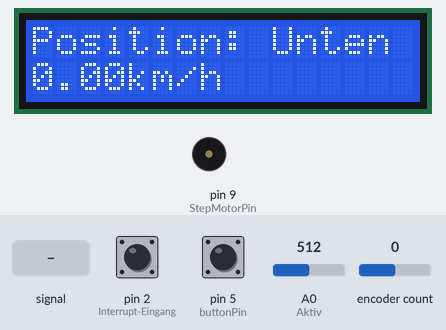
Bench run of a sketch on a simulated Arduino Uno, built with avr-gcc and run on an emulated ATmega328P. Shown: 16×2 character LCD, buzzer (waves = sounding). The test bench sets the inputs (shaded band); at power-on: pin 5 (buttonPin) HIGH, encoder count 0, pin 2 (Interrupt-Eingang) LOW, A0 (Aktiv) = 512. EEPROM starts erased.

Above: at 2.3 s.
2.4 s: A0 (Aktiv) fed a 200 Hz sine of ±81 counts around its level
At 2.57 s:
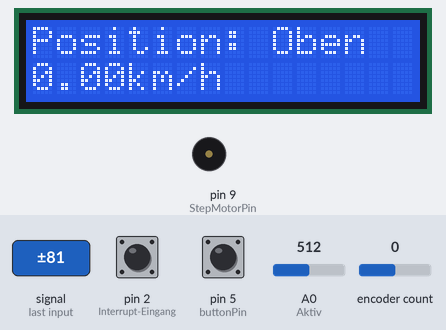
5.4 s: pin 5 (buttonPin) pulled LOW for 3.2 s
At 9.1 s:
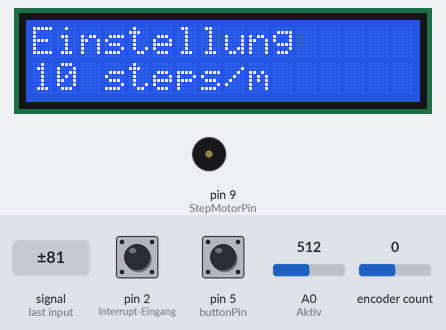
10.1 s: pin 5 (buttonPin) pulled LOW for 0.15 s
At 11.4 s:
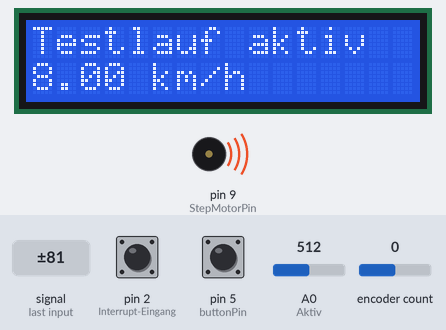
12.3 s: pin 5 (buttonPin) pulled LOW for 1 s
At 12.8 s:
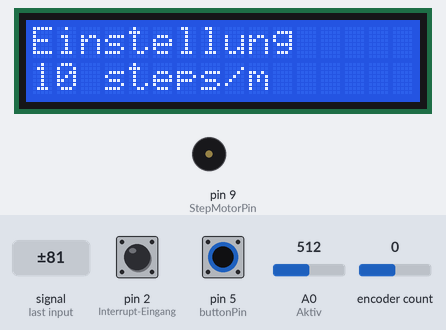
14.8 s: encoder count set to -1
At 15.8 s:
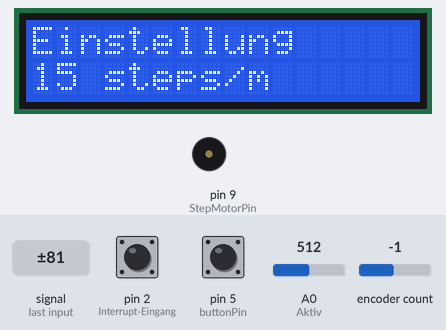
16.3 s: encoder count set to -2
At 17.0 s:
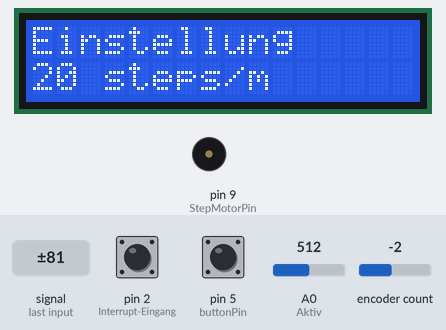
Timing chart, 0 to 19.3 s (numbered marks = the images above; inputs shaded):
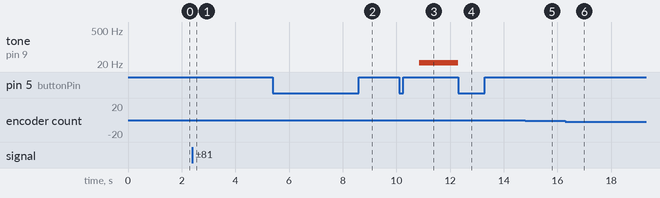

Measured:
- after the input at 2.4 s, the display: changes at once (image 1)
- after the input at 5.4 s, the display: changes after 3.1 s (image 2)
- after the input at 10.1 s, tone on pin 9 (StepMotorPin): silent → 22 Hz after 0.75 s; the display: changes after 0.05 s (image 3)
- after the input at 12.3 s, tone on pin 9 (StepMotorPin): 22 Hz → silent at once; the display: changes at once (image 4)
- after the input at 14.8 s, the display: changes at once (image 5)

The sketch:

Version1.0.ino
```cpp
#include <LiquidCrystal_I2C.h>  //SDA = A4; SCL= A5
#include <Encoder.h>
#include <Tone.h>
#include <EEPROM.h>

// Hinweis: Ena+ und Ena- sind auf Masse zu legen (Motorsteuerung)

// Drehgeber (Encoder) zur Einstellung im Menü
Encoder myEnc(3, 4);  // Encoder-Pins: CLK = Pin 3, DT = Pin 4

// Taster zur Starten des Einstellmodus (langer Druck)
const int buttonPin = 5;

// Eingang zur Erkennung des Arbeits- oder Ruhemodus
const int Aktiv = A0;

// Pin für Frequenzsignal an Schrittmotor (über Timer 1)
const int StepMotorPin = 9;

const int maxStepsPerMeter = 500, minStepsPerMeter = 10;  // Schritte pro Meter (einstellbar), Standard: 250
const int EEPROM_ADDR_STEPS = 0;  // Speicherstelle 0 falls es nicht mehr gespeichert wird einfach auf einen anderen Speicherstelle gesetzt werden.
int StepsPerMeter;

double MeterPerSec = 0;               // Geschwindigkeit in m/s
Tone PulsGeber;                       // Objekterzeugung für Frequenz-Ausgabe (Ton/Schrittmotor)

const int freqRampe    = 100;         // Max. Erhöhung der Frequenz pro Rampenschritt
int RampenAufloesung   = 1000;        // Intervall in ms zwischen Frequenzanpassungen (Rampe)
double Geschwindigkeit = 8.0;         // Geschwindigkeit im Testlauf in km/h

// LCD-Display initialisieren (Adresse 0x27, 16 Zeichen, 2 Zeilen) SDA = A4, SCL = A5
LiquidCrystal_I2C lcd(0x27, 16, 2);

// Variablen für Interrupt-basierte Geschwindigkeitsmessung
volatile unsigned long startTime = 0;
volatile unsigned long measuredTime = 0;
volatile int pulseCount = 0;
volatile bool measurementDone = false;

// Status für die LCD-Ausgabe
enum lcdAusgabe {
  hello = 0,
  arbeit,
  einstellung,
  testlauf
};

void setup()
{
  Serial.begin(9600);
  pinMode(Aktiv, INPUT);
  pinMode(buttonPin, INPUT_PULLUP);        // Taster mit internem Pull-Up-Widerstand
  PulsGeber.begin(StepMotorPin);           // Frequenz-Ausgabe für Schrittmotor vorbereiten
  PulsGeber.stop();                        // Initial keine Frequenz ausgeben

  lcd.init();                              // LCD initialisieren
  lcd.backlight();                         // Hintergrundbeleuchtung aktivieren
  WriteLCD(hello, false);                  // Begrüßung anzeigen

  pinMode(2, INPUT);                       // Interrupt-Eingang (z. B. von Rad-Encoder)
  attachInterrupt(digitalPinToInterrupt(2), onPulse, RISING); // Interrupt bei steigender Flanke

  delay(1000);                             // Ladezeit simulieren
  EEPROM.get(EEPROM_ADDR_STEPS, StepsPerMeter);
  // Prüfen ob Wert gültig ist (50–1000)
  if (StepsPerMeter < minStepsPerMeter || StepsPerMeter > maxStepsPerMeter)
    StepsPerMeter = minStepsPerMeter; // fallback
  WriteLCD(arbeit, false);                 // In Arbeitsmodus wechseln
}

void loop()
{
  static double freq = 0;
  static bool WorkPos = false, WorkPosOld =false;
  static int i = 0;
  static unsigned long stopChecker = 0;

  // Geschwindigkeit berechnen aus Impulsdauer
  if (measurementDone)
  {
    stopChecker = millis();
    double duration = ((double)measuredTime)/1000; // Zeit in Millisekunden
    measurementDone = false;
    freq = 1.0/((duration/1000)/12.0);             // freqenz für eine Impuls
    MeterPerSec = freq*(1.0/130.0);                // Geschwindigkeit in m/s (*3,6 für km/h)
    i++;
    if (i>10)                  // Display nur alle 10 Zyklen aktualisieren
    {
      WriteLCD(arbeit,WorkPos);
      i = 0;
    }
  }
   else if (millis() - stopChecker >= 1000)
   {
    MeterPerSec = 0; // Stillstand erkannt
  }

  int Positoionsabfrage = analogRead(Aktiv);
  if (Positoionsabfrage <= 550)
  {
    //*************ArbeitsPosition*****************
    WorkPos=true;
    if (MeterPerSec >= 0.1)    // Nur bei Fahrt über 0.5 m/s aktivieren
    {
      SchrittRampe(MeterPerSec*StepsPerMeter);
    }
    else
    {
      SchrittRampe(0);  // Zu langsam → stoppen
    }
  }
  else  //***************RuhePosition******************
  {
    WorkPos = false;
    SchrittRampe(0);
  }

  // Langer Tastendruck → Einstellmodus
  if(digitalRead(buttonPin) == LOW){
    unsigned long start = millis();
    do{
      if(millis() - start >= 3000)
      {
        Einstellmodus();
        WriteLCD(arbeit,WorkPos);
      }
    }while(digitalRead(buttonPin) == LOW);
  }

  // Nur bei Statusänderung erneut anzeigen
  if(WorkPos != WorkPosOld){
    WriteLCD(arbeit,WorkPos);
  }
  WorkPosOld = WorkPos;
}

// Interruptfunktion: misst Zeit für 13 Impulse vom Geschwindigkeitssensor
void onPulse()
{
  pulseCount++;

  if (pulseCount == 1) {
    startTime = micros(); // Zeitstempel beim ersten Impuls
  }


  if (pulseCount == 13) {
    measuredTime = micros() - startTime;
    measurementDone = true;
    pulseCount = 0;
  }
}

// LCD-Ausgabe in verschiedenen Modi anzeigen
void WriteLCD(lcdAusgabe ausgabe, bool aktiv)
{
  lcd.clear();
  switch (ausgabe) {
    case hello:
      lcd.setCursor(2, 0);
      lcd.print("Hallo Baura!");
      break;
    case arbeit:
      lcd.setCursor(0, 0);
      lcd.print("Position: ");
      if (!aktiv)
        lcd.print("Oben");
      else
        lcd.print("Unten");
      lcd.setCursor(0, 1);
      lcd.print(MeterPerSec*3.6, 2);  // m/s → km/h
      lcd.print("km/h");
      break;

    case einstellung:
      lcd.setCursor(0,0);
      lcd.print("Einstellung");
      lcd.setCursor(0,1);
      lcd.print(StepsPerMeter);
      lcd.print(" steps/m");
      break;
    case testlauf:
      lcd.setCursor(0,0);
      lcd.print("Testlauf");
      lcd.setCursor(0,1);
      lcd.print("Laufzeit: ");
      lcd.print((int)(333.3/(Geschwindigkeit/3.6)));  // Sekundendauer berechnen
      lcd.print("s");
      break;
    default:
      break;
  }
}

// Modus zur Einstellung der Schritte pro Meter mit Encoder
void Einstellmodus()
{
  WriteLCD(einstellung, false);
  unsigned long startEinstellung = millis();
  bool lastButtonState = LOW;
  bool buttonState =  LOW;

  do{
    long newPosition = myEnc.read() /2;
    static long oldPosition = -5;

     // Encoderbewegung auswerten
    if (newPosition != oldPosition)
    {
      if(newPosition > oldPosition){
        StepsPerMeter = StepsPerMeter <= minStepsPerMeter ? minStepsPerMeter : StepsPerMeter - 5;
      }
      else if (newPosition < oldPosition) {
        StepsPerMeter = StepsPerMeter >= maxStepsPerMeter ? maxStepsPerMeter : StepsPerMeter + 5;
      }
      oldPosition = newPosition;
      WriteLCD(einstellung, false);
      startEinstellung = millis();  // Timeout zurücksetzen
    }

    // Tasterdruck startet Testlauf
    buttonState = digitalRead(buttonPin);
    if (buttonState == LOW && lastButtonState == HIGH)
    {
      Testlauf(StepsPerMeter);
      WriteLCD(einstellung, false);
      startEinstellung = millis();
      delay(500);   // Entprellpause
    }

    lastButtonState = buttonState;

  }while(millis() - startEinstellung <= 10000);  // 4 Sekunden ohne Eingabe → zurück

  int gespeicherterWert;
  EEPROM.get(EEPROM_ADDR_STEPS, gespeicherterWert);
  if (gespeicherterWert != StepsPerMeter)
    EEPROM.put(EEPROM_ADDR_STEPS, StepsPerMeter);

}

// Führt einen Testlauf mit konstanter Geschwindigkeit aus
void Testlauf(int StepsPerMeter)
{
  WriteLCD(einstellung, false);
  unsigned long laufzeit = (333.3/(Geschwindigkeit/3.6))*1000;          //in ms
  bool lastButtonState, ButtonState, weitermachen = HIGH;

  lcd.clear();
  lcd.setCursor(0, 0);
  lcd.print("Testlauf aktiv");
  lcd.setCursor(0, 1);
  lcd.print(Geschwindigkeit);
  lcd.print(" km/h");
  delay(700);

  unsigned long startTest = millis();

  do
  {
    SchrittRampe((Geschwindigkeit/3.6)*StepsPerMeter);  // konstante Frequenz
    lastButtonState = ButtonState;
    ButtonState = digitalRead(buttonPin);

    if (lastButtonState && !ButtonState)
      weitermachen = false;   // manueller Abbruch möglich
  }
  while (millis() - startTest <=  + laufzeit && weitermachen);

  SchrittRampe(0);  // Test beenden
}

// Sanfte Frequenzänderung (Rampe) zur Steuerung des Schrittmotors
void SchrittRampe(uint16_t sollFreq)
{
  static unsigned long RampenMerker = millis()  ;
  static uint16_t istFreq = 0;

  if (sollFreq == 0) {
    PulsGeber.stop();
    istFreq = 0;
  }

   // Nur bei Ablauf des Rampenintervalls verändern
  if (millis() - RampenMerker >= RampenAufloesung)
  {
    RampenMerker = millis();

    if (sollFreq != istFreq)
    {
      // Frequenz langsam anpassen
      if (sollFreq > istFreq + freqRampe)
        istFreq += freqRampe;
      else
        istFreq = sollFreq;

      // Mindestfrequenz prüfen (100 Hz als Schwelle)
      if (istFreq >= 10)
        PulsGeber.play(istFreq);
      else
        PulsGeber.stop();

    }
  }
}
```
